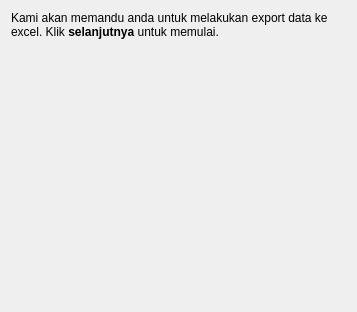
<?xml version="1.0" encoding="UTF-8"?>
<ui version="4.0">
 <class>WizardPage</class>
 <widget class="QWizardPage" name="WizardPage">
  <property name="geometry">
   <rect>
    <x>0</x>
    <y>0</y>
    <width>357</width>
    <height>312</height>
   </rect>
  </property>
  <property name="windowTitle">
   <string>WizardPage</string>
  </property>
  <layout class="QGridLayout" name="gridLayout_2">
   <item row="0" column="0">
    <layout class="QGridLayout" name="gridLayout">
     <item row="0" column="0">
      <widget class="QLabel" name="label_intro">
       <property name="text">
        <string>&lt;html&gt;&lt;head/&gt;&lt;body&gt;&lt;p&gt;Kami akan memandu anda untuk melakukan export data ke excel. Klik &lt;span style=&quot; font-weight:600;&quot;&gt;selanjutnya&lt;/span&gt; untuk memulai. &lt;/p&gt;&lt;/body&gt;&lt;/html&gt;</string>
       </property>
       <property name="scaledContents">
        <bool>true</bool>
       </property>
       <property name="wordWrap">
        <bool>true</bool>
       </property>
      </widget>
     </item>
     <item row="1" column="0">
      <spacer name="verticalSpacer">
       <property name="orientation">
        <enum>Qt::Vertical</enum>
       </property>
       <property name="sizeHint" stdset="0">
        <size>
         <width>20</width>
         <height>40</height>
        </size>
       </property>
      </spacer>
     </item>
    </layout>
   </item>
  </layout>
 </widget>
 <resources/>
 <connections/>
</ui>
